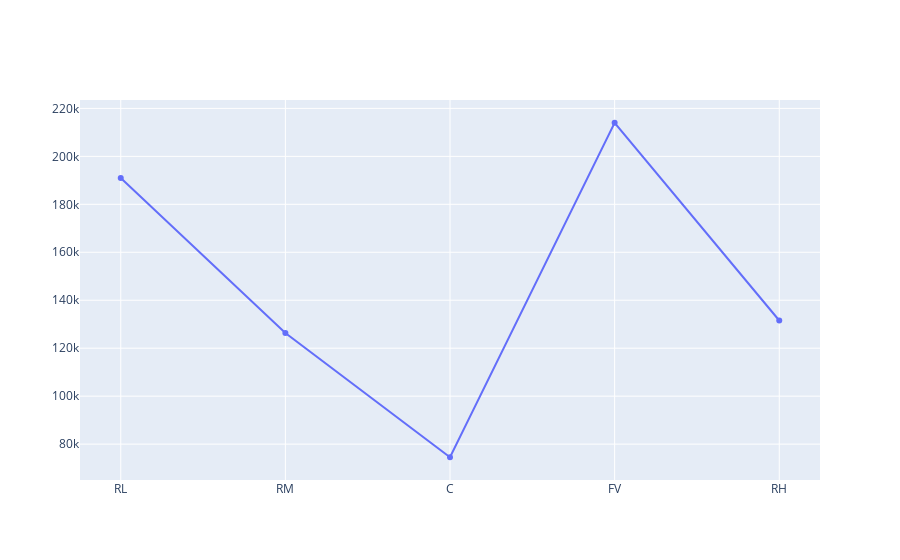

This figure's notebook cell:
### Code cell
dataset_RL = dataset.loc[dataset['MSZoning'] == "RL"]
dataset_RM = dataset.loc[dataset['MSZoning'] == "RM"]
dataset_C = dataset.loc[dataset['MSZoning'] == "C"]
dataset_FV = dataset.loc[dataset['MSZoning'] == "FV"]
dataset_RH = dataset.loc[dataset['MSZoning'] == "RH"]

mean_RL = dataset_RL['SalePrice'].mean()
mean_RM = dataset_RM['SalePrice'].mean()
mean_C = dataset_C['SalePrice'].mean()
mean_FV = dataset_FV['SalePrice'].mean()
mean_RH = dataset_RH['SalePrice'].mean()

sales = [mean_RL, mean_RM, mean_C, mean_FV, mean_RH]
zones = ["RL", "RM", "C", "FV", "RH"]

fig = go.Figure()

fig.add_trace(go.Scatter(y = sales, x = zones,
                    mode='lines+markers',
                    name='lines+markers'))

fig.show()

### Figure 1 — Plotly figure (JSON) as saved in the notebook; plotly's stock layout.template omitted (floating-point values rounded to 4 significant figures)
{"data": [{"mode": "lines+markers", "name": "lines+markers", "type": "scatter", "x": ["RL", "RM", "C", "FV", "RH"], "y": [191000.0, 126300.0, 74528, 214000.0, 131600.0]}], "layout": {}}
